Frame 1 (no input): blank canvas, image omitted
Frame 60 (the mouse pressed at the canvas centre just before this capture): blank canvas, image omitted
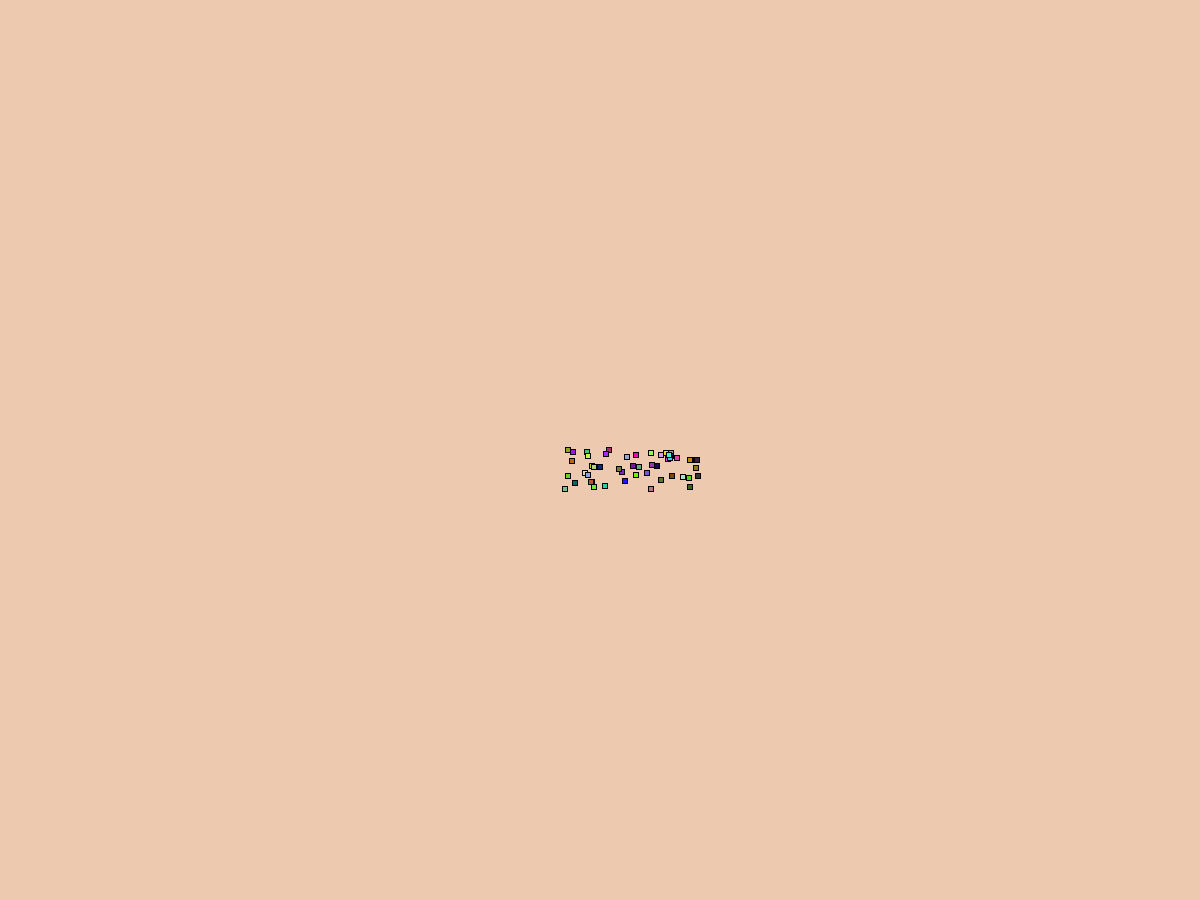
Frame 120 (the mouse held since frame 60 and released just before this capture)

The Processing sketch whose frames 1 and 60 were blank and that drew this single picture after the mouse press (run headless with seeded random() and noise(); from frame 60 on, the mouse is pressed at the canvas centre):

// Processing sketch: processing_121456
// ── processing_121456.pde


ArrayList<House> houses;
Monument monuments[] = new Monument[100];
int totalMonuments;

void setup() {
  size(1200, 900);
  background(237, 201, 175);
  smooth();
  houses = new ArrayList<House>();
}

void draw() {
    houses.add(new House(color(random(0, 255), random(0, 255), random(0, 255))));
    for (int i = 0; i < houses.size() && totalMonuments >= 1; i++) {
    House house = houses.get(i);
    house.grow();
    int rand = (int) random(1, 10);
    if (rand < 2 == true) {
    houses.clear();
    }
  }
}

void mousePressed() {
  monuments[totalMonuments] = new Monument();
  totalMonuments++;
  for (int j = 0; j < totalMonuments; j++) {
    monuments[j].build(mouseX, mouseY);
  }
}


float column;
float arch;
int surpass = 30;

class House {
  color c;
  float xpos;
  float ypos;
  
  House(color tempC){
    c = tempC;
    xpos = random(column-40,(column+(2*surpass)+40));
    ypos = random(arch-((1/2)*(arch-(surpass*sqrt(3)))),arch+40);
  }
  
  void grow() {
        rectMode(CENTER);
        stroke(1);
        fill(c);
        rect(xpos,ypos,5,5);
    }
}

class Monument {
  
  Monument () {
    surpass = 30;
    surpass = surpass + 8*totalMonuments;
  }
  
  void build(float cornerX, float cornerY) {
    column = cornerX;
    arch = cornerY;
    stroke(30);
    fill(102,2,60);
    triangle(column,arch,column+surpass,arch-(surpass*sqrt(3)),column+(2*surpass),arch);
  }  
}
